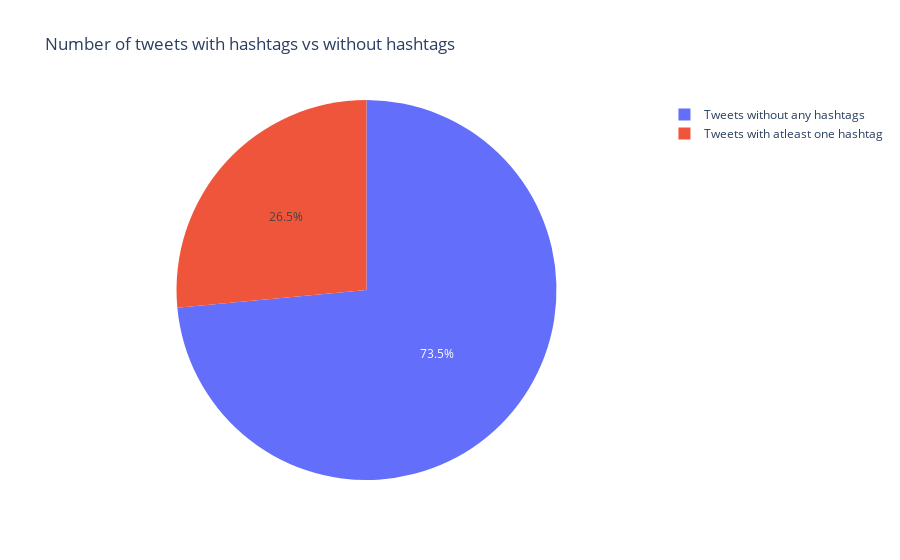

Write notebook code for a chart like this one.
### Markdown cell above
### Number of Tweets with no hashtags v/s with atleast one hashtag

### Code cell
hashtag_condition = tweets["hashtag_count"] > 0

## Number of tweets with hashtags vs number of tweets without hashtags. 

type_of_tweet_data = {
     "Type": ["Tweets with atleast one hashtag", "Tweets without any hashtags"],
     "Count": [tweets[hashtag_condition]["text"].count(), tweets[~hashtag_condition]["text"].count()]
}

type_of_tweet_fig = px.pie(pd.DataFrame(type_of_tweet_data), values='Count', names='Type', title='Number of tweets with hashtags vs without hashtags')
type_of_tweet_fig.show()

### Figure 1 — Plotly figure (JSON) as saved in the notebook; plotly's stock layout.template omitted (floating-point values rounded to 4 significant figures)
{"data": [{"domain": {"x": [0, 1], "y": [0, 1]}, "hovertemplate": "Type=%{label}<br>Count=%{value}<extra></extra>", "labels": ["Tweets with atleast one hashtag", "Tweets without any hashtags"], "legendgroup": "", "name": "", "showlegend": true, "type": "pie", "values": [2398, 6652]}], "layout": {"legend": {"tracegroupgap": 0}, "title": {"text": "Number of tweets with hashtags vs without hashtags"}}}
